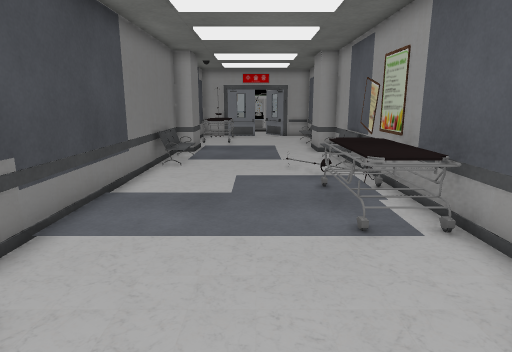
View 1 (above)

12 first-person views from a walk through a 3-D level made in the Unity game engine. The camera is 1.4 m above the floor, tilts 12° down and sees 75° across. Doors are open. The floor is counted in squares, 0.6 m on a side. Each view is taken from the middle of a square. On the plan, view 1 faces up. The plan holds only what a view shows up to about 19 squares ahead; the rest is blank. The place goes on beyond the plan. The player is left out. Some surface patterns are stand-ins.

View 2
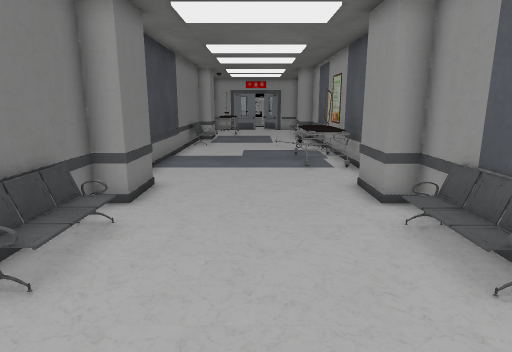

View 3
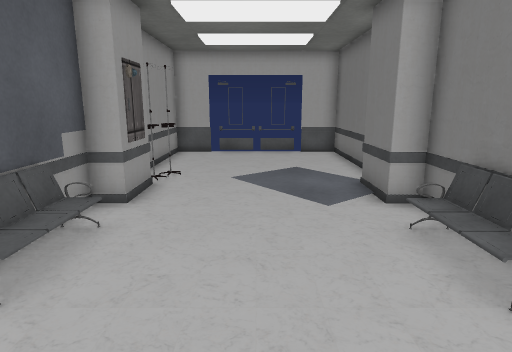

View 4
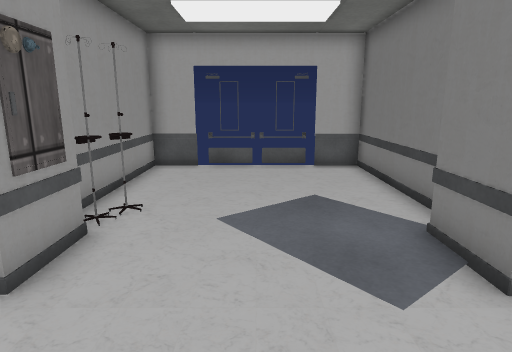

View 5
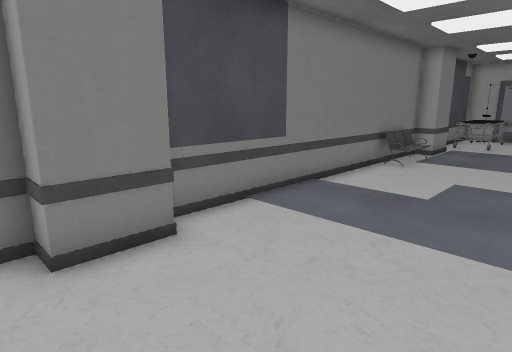

View 6
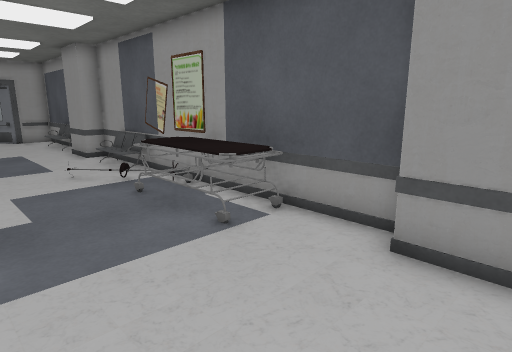

View 7
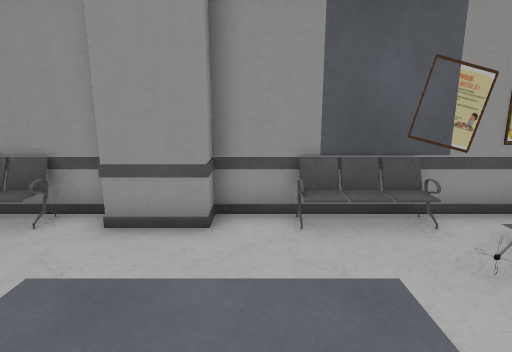

View 8
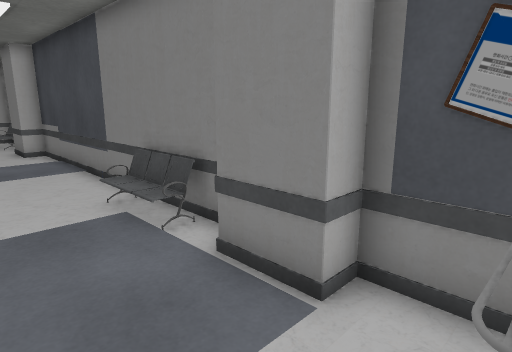

View 9
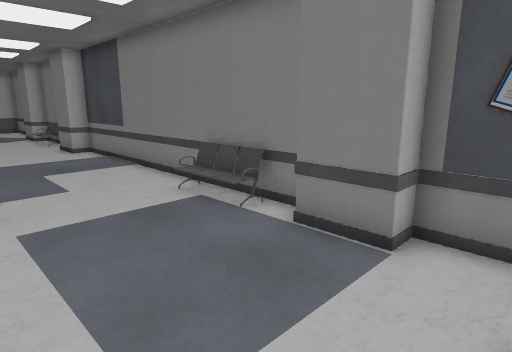

View 10
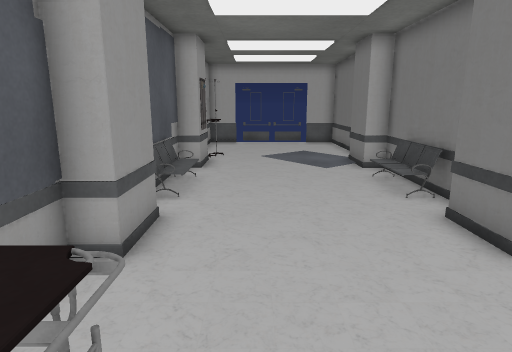

View 11
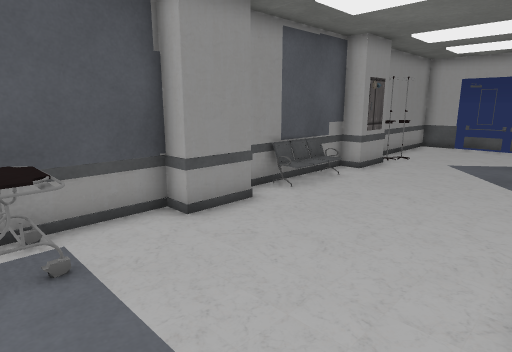

View 12
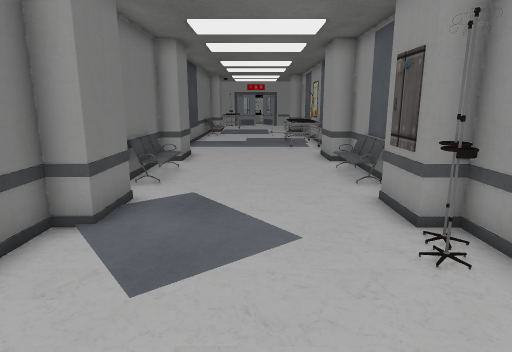

### Floor plan
Key: @ floor where view 1 was taken; # wall or solid block; . main floor; : floor 0.75 m higher than the main floor; / step, stairs or slope; D open door; = window, fence, low wall or low ledge; v drop or lower ground; C chair; O other object.
Columns run from 4 left of view 1 to 4 right of it. Each row starts with its distance up from view 1.
 21 #OOO...O#
 20 #... ...#
 19 ##.....##
 18 ##.....##
 17 ##.....##
 16 #.......#
 15 CO.....OC
 14 #O.....O#
 13 #O.....O#
 12 #.......#
 11 #.......#
 10 #.....=v#
  9 #...../:#
  8 #...../:#
  7 #...../:#
  6 #...../:#
  5 #.......#
  4 #.......#
  3 ##.....##
  2 ##.....##
  1 ##.....##
  0 #...@...#
 -1 CO.....OC
 -2 #O.....O#
 -3 #O.....O#
 -4 #.......#
 -5 ##.....##
 -6 ##.....##
 -7 ##.....##
 -8 #......=#
 -9 #.......#
-10 #.......#
-11 #.......#
-12 #.......#
-13 #.......#
-14 ##DDDDD##

Where each view was taken, in squares from view 1:
view 1: 0 up, 0 right, facing up
view 2: 7 down, 0 right, facing up
view 3: 3 up, 0 right, facing down
view 4: 1 down, 0 right, facing down
view 5: 0 up, 2 right, facing up-left
view 6: 1 up, 2 left, facing up-right
view 7: 16 up, 3 left, facing right
view 8: 21 up, 0 right, facing down-left
view 9: 21 up, 2 right, facing down-left
view 10: 8 up, 1 right, facing down
view 11: 7 up, 3 left, facing down-right
view 12: 13 down, 0 right, facing up
